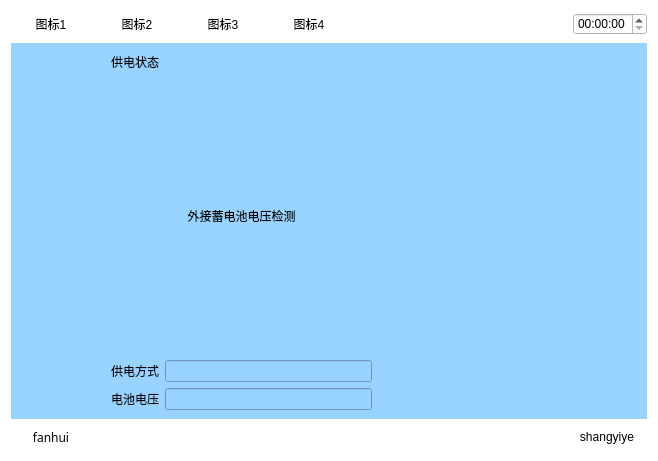
<?xml version="1.0" encoding="UTF-8"?>
<ui version="4.0">
 <class>Gongdianzhuangtai</class>
 <widget class="QWidget" name="Gongdianzhuangtai">
  <property name="geometry">
   <rect>
    <x>0</x>
    <y>0</y>
    <width>658</width>
    <height>461</height>
   </rect>
  </property>
  <property name="windowTitle">
   <string>Form</string>
  </property>
  <property name="styleSheet">
   <string notr="true">background-color: rgb(255, 255, 255);</string>
  </property>
  <layout class="QVBoxLayout" name="verticalLayout_4" stretch="1,5,1">
   <item>
    <layout class="QHBoxLayout" name="horizontalLayout_5">
     <item>
      <widget class="QPushButton" name="pushButton">
       <property name="text">
        <string>图标1</string>
       </property>
       <property name="flat">
        <bool>true</bool>
       </property>
      </widget>
     </item>
     <item>
      <widget class="QPushButton" name="pushButton_2">
       <property name="text">
        <string>图标2</string>
       </property>
       <property name="flat">
        <bool>true</bool>
       </property>
      </widget>
     </item>
     <item>
      <widget class="QPushButton" name="pushButton_3">
       <property name="text">
        <string>图标3</string>
       </property>
       <property name="flat">
        <bool>true</bool>
       </property>
      </widget>
     </item>
     <item>
      <widget class="QPushButton" name="pushButton_4">
       <property name="text">
        <string>图标4</string>
       </property>
       <property name="flat">
        <bool>true</bool>
       </property>
      </widget>
     </item>
     <item>
      <spacer name="horizontalSpacer_4">
       <property name="orientation">
        <enum>Qt::Horizontal</enum>
       </property>
       <property name="sizeHint" stdset="0">
        <size>
         <width>40</width>
         <height>20</height>
        </size>
       </property>
      </spacer>
     </item>
     <item>
      <widget class="QTimeEdit" name="timeEdit_2"/>
     </item>
    </layout>
   </item>
   <item>
    <widget class="QWidget" name="widget" native="true">
     <property name="sizePolicy">
      <sizepolicy hsizetype="Preferred" vsizetype="Preferred">
       <horstretch>0</horstretch>
       <verstretch>0</verstretch>
      </sizepolicy>
     </property>
     <property name="contextMenuPolicy">
      <enum>Qt::DefaultContextMenu</enum>
     </property>
     <property name="styleSheet">
      <string notr="true">background-color: rgb(153, 211, 255);</string>
     </property>
     <layout class="QVBoxLayout" name="verticalLayout_2" stretch="1,3">
      <property name="leftMargin">
       <number>100</number>
      </property>
      <item>
       <layout class="QHBoxLayout" name="horizontalLayout">
        <item>
         <widget class="QLabel" name="label">
          <property name="text">
           <string>供电状态</string>
          </property>
         </widget>
        </item>
        <item>
         <spacer name="horizontalSpacer">
          <property name="orientation">
           <enum>Qt::Horizontal</enum>
          </property>
          <property name="sizeHint" stdset="0">
           <size>
            <width>40</width>
            <height>20</height>
           </size>
          </property>
         </spacer>
        </item>
        <item>
         <layout class="QVBoxLayout" name="verticalLayout"/>
        </item>
       </layout>
      </item>
      <item>
       <layout class="QHBoxLayout" name="horizontalLayout_9" stretch="1,1">
        <item>
         <layout class="QVBoxLayout" name="verticalLayout_3" stretch="1,1,1">
          <item>
           <layout class="QHBoxLayout" name="horizontalLayout_3">
            <item>
             <widget class="QLabel" name="label_2">
              <property name="text">
               <string>外接蓄电池电压检测</string>
              </property>
              <property name="alignment">
               <set>Qt::AlignCenter</set>
              </property>
             </widget>
            </item>
           </layout>
          </item>
          <item>
           <layout class="QHBoxLayout" name="horizontalLayout_7">
            <item>
             <widget class="QLabel" name="label_4">
              <property name="text">
               <string>供电方式</string>
              </property>
             </widget>
            </item>
            <item>
             <widget class="QLineEdit" name="lineEdit_3"/>
            </item>
           </layout>
          </item>
          <item>
           <layout class="QHBoxLayout" name="horizontalLayout_8">
            <item>
             <widget class="QLabel" name="label_5">
              <property name="text">
               <string>电池电压</string>
              </property>
             </widget>
            </item>
            <item>
             <widget class="QLineEdit" name="lineEdit_4"/>
            </item>
           </layout>
          </item>
         </layout>
        </item>
        <item>
         <widget class="QPushButton" name="pushButton_5">
          <property name="sizePolicy">
           <sizepolicy hsizetype="Minimum" vsizetype="Minimum">
            <horstretch>0</horstretch>
            <verstretch>0</verstretch>
           </sizepolicy>
          </property>
          <property name="text">
           <string/>
          </property>
          <property name="icon">
           <iconset resource="myimages.qrc">
            <normaloff>:/image/images/light.png</normaloff>:/image/images/light.png</iconset>
          </property>
          <property name="iconSize">
           <size>
            <width>200</width>
            <height>200</height>
           </size>
          </property>
          <property name="flat">
           <bool>true</bool>
          </property>
         </widget>
        </item>
       </layout>
      </item>
     </layout>
    </widget>
   </item>
   <item>
    <layout class="QHBoxLayout" name="horizontalLayout_2">
     <item>
      <widget class="QPushButton" name="returnIndex">
       <property name="font">
        <font>
         <family>AR PL UMing TW MBE</family>
        </font>
       </property>
       <property name="text">
        <string>fanhui</string>
       </property>
       <property name="flat">
        <bool>true</bool>
       </property>
      </widget>
     </item>
     <item>
      <spacer name="horizontalSpacer_3">
       <property name="orientation">
        <enum>Qt::Horizontal</enum>
       </property>
       <property name="sizeHint" stdset="0">
        <size>
         <width>40</width>
         <height>20</height>
        </size>
       </property>
      </spacer>
     </item>
     <item>
      <spacer name="horizontalSpacer_2">
       <property name="orientation">
        <enum>Qt::Horizontal</enum>
       </property>
       <property name="sizeHint" stdset="0">
        <size>
         <width>40</width>
         <height>20</height>
        </size>
       </property>
      </spacer>
     </item>
     <item>
      <widget class="QPushButton" name="returnPage">
       <property name="text">
        <string>shangyiye</string>
       </property>
       <property name="flat">
        <bool>true</bool>
       </property>
      </widget>
     </item>
    </layout>
   </item>
  </layout>
 </widget>
 <resources>
  <include location="myimages.qrc"/>
 </resources>
 <connections/>
</ui>
